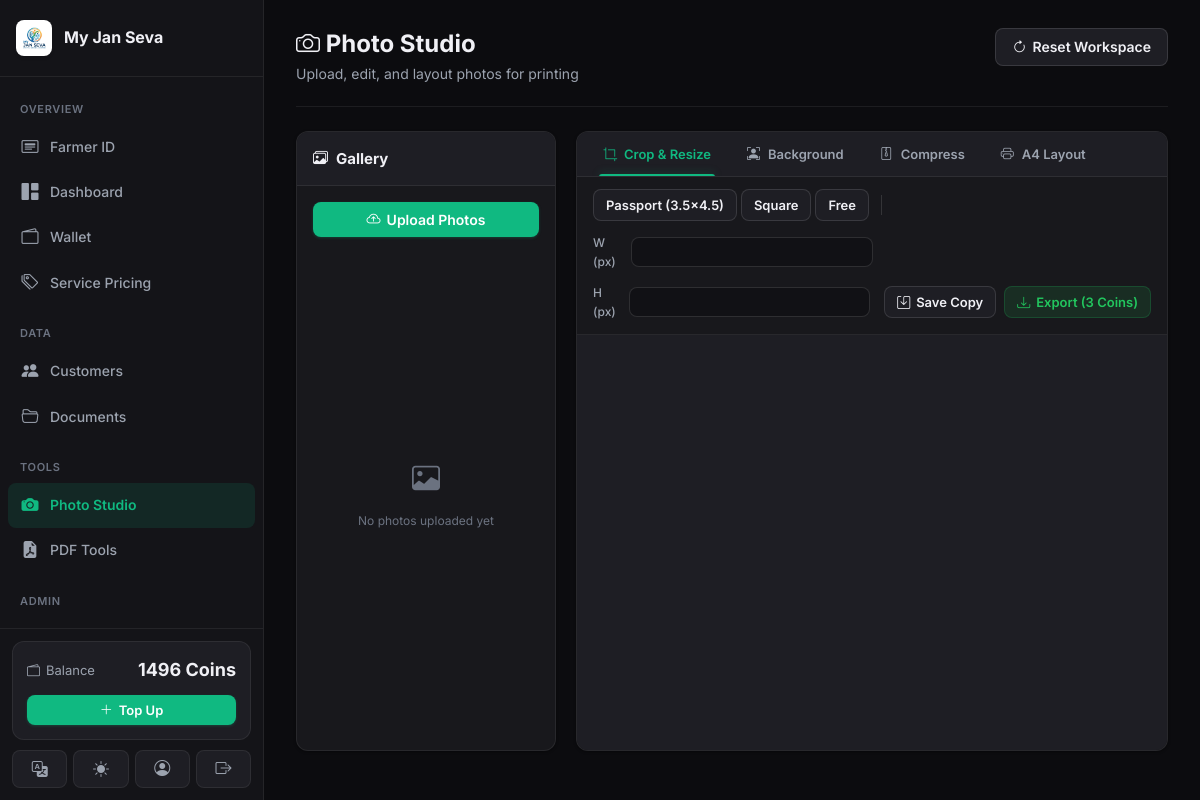
The page /photo-studio/ (signed in) on the database as committed earlier.
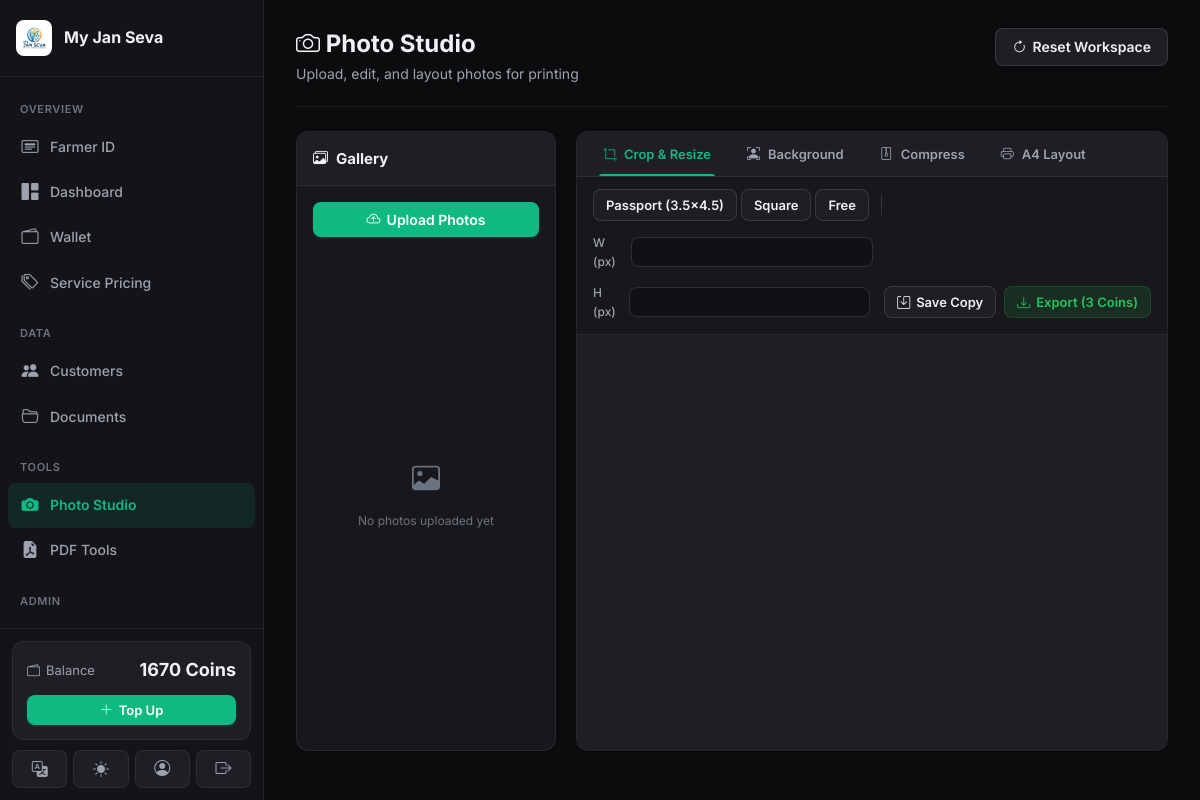
The same page on the database as committed later.
### apps/wallet/models.py (models this page shows, shortened)
class Wallet(models.Model):
    user = models.OneToOneField(settings.AUTH_USER_MODEL, on_delete=models.CASCADE, related_name='wallet')
    balance = models.DecimalField(max_digits=10, decimal_places=2, default=Decimal('0.00'))
    created_at = models.DateTimeField(auto_now_add=True)
    updated_at = models.DateTimeField(auto_now=True)

### apps/photo_studio/views.py (the view)
# urls.py: path('', views.photo_workspace, name='workspace'),
@login_required
def photo_workspace(request):
    return render(request, 'photo_studio/workspace.html', {'page_title': 'Photo Studio Workspace'})

### apps/accounts/models.py (called while the page is built)
    @property
    def is_admin(self):
        return self.role == 'admin'

### apps/core/context_processors.py (called while the page is built)
def site_settings(request):
    return {
        'SITE_NAME': 'My Jan Seva',
        'SITE_TAGLINE': 'Complete Document & ID Services Platform',
    }

### apps/pricing/context_processors.py (called while the page is built)
def service_prices(request):
    prices = cache.get('service_prices')
    if prices is None:
        prices = {s.slug: s for s in Service.objects.filter(is_active=True)}
        cache.set('service_prices', prices, 300)
    return {'service_prices': prices}

### apps/wallet/context_processors.py (called while the page is built)
def wallet_balance(request):
    if request.user.is_authenticated:
        try:
            balance = request.user.wallet.balance
        except Wallet.DoesNotExist:
            balance = 0
        return {'wallet_balance': balance}
    return {'wallet_balance': 0}

### templates/photo_studio/workspace.html (shortened to what this page needs)
{% extends "base.html" %}
{% block content %}
<div class="page-header">
  <div>
    <h1><i class="bi bi-camera"></i> Photo Studio</h1>
    <div class="subtitle">Upload, edit, and layout photos for printing</div>
  </div>
  <div>
    <button class="btn btn-secondary" onclick="location.reload()">
      <i class="bi bi-arrow-clockwise"></i> Reset Workspace
    </button>
  </div>
</div>
<div class="studio-layout">
  <aside class="studio-sidebar">
    <div class="studio-sidebar-header">
      <h3><i class="bi bi-images"></i> Gallery</h3>
    </div>
    <div class="studio-sidebar-content">
      <button class="btn btn-primary w-100" onclick="document.getElementById('galleryInput').click()">
        <i class="bi bi-cloud-arrow-up"></i> Upload Photos
      </button>
      <div id="galleryContainer" class="gallery-grid">
        <div class="gallery-empty" id="emptyGalleryMsg">
          <i class="bi bi-image"></i>
          <p>No photos uploaded yet</p>
        </div>
      </div>
    </div>
  </aside>
  <main class="studio-main">
    <div class="studio-tabs">
      <button class="studio-tab-btn active" data-bs-toggle="tab" data-bs-target="#tab-edit">
        <i class="bi bi-crop"></i> <span>Crop & Resize</span>
      </button>
      <button class="studio-tab-btn" data-bs-toggle="tab" data-bs-target="#tab-bg">
        <i class="bi bi-person-bounding-box"></i> <span>Background</span>
      </button>
      <button class="studio-tab-btn" data-bs-toggle="tab" data-bs-target="#tab-compress">
        <i class="bi bi-file-zip"></i> <span>Compress</span>
      </button>
      <button class="studio-tab-btn" data-bs-toggle="tab" data-bs-target="#tab-print">
        <i class="bi bi-printer"></i> <span>A4 Layout</span>
      </button>
    </div>
    <div class="studio-content">
      <div class="tab-pane active" id="tab-edit">
        <div class="tool-bar">
          <div class="btn-group">
            <button class="btn btn-secondary btn-sm" onclick="setCropRatio(3.5/4.5)">Passport (3.5x4.5)</button>
            <button class="btn btn-secondary btn-sm" onclick="setCropRatio(1)">Square</button>
            <button class="btn btn-secondary btn-sm" onclick="setCropRatio(NaN)">Free</button>
          </div>
          <div class="input-group-compact">
            <span>W (px)</span>
            <input type="number" id="resizeW" class="input-field-sm">
          </div>
          <div class="input-group-compact">
            <span>H (px)</span>
            <input type="number" id="resizeH" class="input-field-sm">
          </div>
          <div class="toolbar-actions">
            <button class="btn btn-secondary btn-sm" onclick="applyCropAndResize()"><i class="bi bi-save"></i> Save Copy</button>
            <button class="btn btn-success btn-sm" onclick="exportActive('passport-photo')"><i class="bi bi-download"></i> Export (3 Coins)</button>
          </div>
        </div>
        <div class="canvas-container-area editor-bg">
        </div>
      </div>
    </div>
  </main>
</div>
{% endblock %}
{% block extra_js %}
<link href="https://cdnjs.cloudflare.com/ajax/libs/cropperjs/1.5.13/cropper.min.css" rel="stylesheet">
{% endblock %}

### templates/base.html (shortened to what the changed rows need)
{% load static humanize %}
<!DOCTYPE html>
<html lang="en" data-theme="dark">
<head>
  <link rel="stylesheet" href="https://cdn.jsdelivr.net/npm/bootstrap-icons@1.11.3/font/bootstrap-icons.min.css">
  <link rel="stylesheet" href="{% static 'css/main.css' %}">
</head>
<body>
{% if user.is_authenticated %}
<div class="app-shell">
  <aside class="sidebar" id="sidebar">
    <div class="sidebar-top">
      <div class="sidebar-brand">
        <div class="sidebar-brand-icon" style="background: white; box-shadow: 0 2px 4px rgba(0,0,0,0.05);"><img src="{% static 'logo.png' %}" alt="Logo" style="width: 24px; height: 24px; object-fit: contain;"></div>
        <div class="sidebar-brand-text">
          <span class="sidebar-brand-name">My Jan Seva</span>
        </div>
      </div>
    </div>
    <nav class="sidebar-nav" id="sidebarNav">
      <div class="nav-group">
        <div class="nav-group-label">Overview</div>
        <a href="{% url 'id_cards:home' %}" class="nav-link {% if request.resolver_match.namespace == 'id_cards' %}active{% endif %}">
          <i class="bi bi-card-heading"></i><span>Farmer ID</span>
        </a>
        <a href="{% url 'dashboard:home' %}" class="nav-link {% if request.resolver_match.namespace == 'dashboard' %}active{% endif %}">
          <i class="bi bi-grid-1x2-fill"></i><span>Dashboard</span>
        </a>
        <a href="{% url 'wallet:dashboard' %}" class="nav-link {% if request.resolver_match.namespace == 'wallet' %}active{% endif %}">
          <i class="bi bi-wallet2"></i><span>Wallet</span>
        </a>
        <a href="{% url 'pricing:view_pricing' %}" class="nav-link {% if request.resolver_match.url_name == 'view_pricing' %}active{% endif %}">
          <i class="bi bi-tags"></i><span>Service Pricing</span>
        </a>
      </div>
      <div class="nav-group">
        <div class="nav-group-label">Data</div>
        <a href="{% url 'customers:list' %}" class="nav-link {% if request.resolver_match.namespace == 'customers' %}active{% endif %}">
          <i class="bi bi-people-fill"></i><span>Customers</span>
        </a>
        <a href="{% url 'documents:list' %}" class="nav-link {% if request.resolver_match.namespace == 'documents' %}active{% endif %}">
          <i class="bi bi-folder2-open"></i><span>Documents</span>
        </a>
      </div>
      <div class="nav-group">
        <div class="nav-group-label">Tools</div>
        <a href="{% url 'photo_studio:workspace' %}" class="nav-link {% if request.resolver_match.namespace == 'photo_studio' %}active{% endif %}">
          <i class="bi bi-camera-fill"></i><span>Photo Studio</span>
        </a>
        <a href="{% url 'pdf_workspace:home' %}" class="nav-link {% if request.resolver_match.namespace == 'pdf_workspace' %}active{% endif %}">
          <i class="bi bi-file-earmark-pdf-fill"></i><span>PDF Tools</span>
        </a>
      </div>
      {% if user.is_admin %}
      <div class="nav-group">
        <div class="nav-group-label">Admin</div>
        <a href="{% url 'pricing:list' %}" class="nav-link {% if request.resolver_match.namespace == 'pricing' %}active{% endif %}">
          <i class="bi bi-tags-fill"></i><span>Pricing</span>
        </a>
      </div>
      {% endif %}
    </nav>
    <div class="sidebar-footer">
      <div class="sidebar-wallet">
        <div class="sidebar-wallet-row">
          <span class="sidebar-wallet-label"><i class="bi bi-wallet2"></i> Balance</span>
          <span class="sidebar-wallet-amt">{{ wallet_balance|floatformat:0 }} Coins</span>
        </div>
        <a href="{% url 'wallet:topup' %}" class="btn btn-primary btn-sm btn-block">
          <i class="bi bi-plus-lg"></i> Top Up
        </a>
      </div>
      <div class="sidebar-actions">
        <button id="langToggleBtn" class="sidebar-action-btn" title="Switch Language / भाषा बदलें">
          <i class="bi bi-translate"></i>
        </button>
        <button id="themeToggleBtn" class="sidebar-action-btn" title="Toggle Theme">
          <i id="themeToggleIcon" class="bi bi-sun-fill"></i>
        </button>
        <a href="{% url 'accounts:profile' %}" class="sidebar-action-btn" title="Profile">
          <i class="bi bi-person-circle"></i>
        </a>
        <a href="{% url 'accounts:logout' %}" class="sidebar-action-btn sidebar-action-btn--danger" title="Logout">
          <i class="bi bi-box-arrow-right"></i>
        </a>
      </div>
    </div>
  </aside>
  <div class="main-area">
    <main class="page-body">
      {% block content %}{% endblock %}
    </main>
  </div>
</div>
{% else %}
  {% block auth_content %}{% endblock %}
{% endif %}
{% block extra_js %}{% endblock %}
</body>
</html>

Rows that differ between the two databases and show on the page:
changed Wallet: balance "1496" → "1670"
